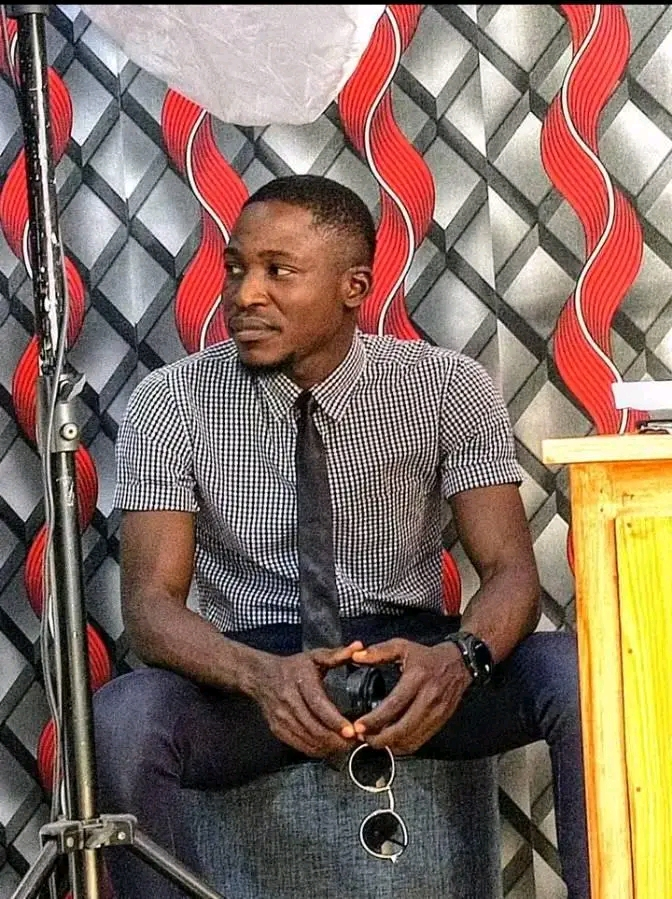
#> input picture assets/images/slider/me1.jpg, 672 x 899 px, found by its file name
$ python svg.py
#> lines starting #> are read from the running program, lines starting #| are printed output that depends on the picture
from PIL import Image, ImageDraw, ImageFont

def create_round_logo(image_path, output_path, text="My Logo", font_size=40, text_position="below", resize_dim=(200, 200)):
    """
    Convert an image to a PNG logo with a round frame and text in white & bold.

    :param image_path: Path to the input image.
    :param output_path: Path to save the final PNG logo.
    :param text: The text to add below or beside the image.
    :param font_size: Font size for the text.
    :param text_position: Position of the text ('beside' or 'below').
    :param resize_dim: Tuple (width, height) to resize the image.
    """
#> called with image_path = 'me1.jpg', output_path = 'logo.png', text = 'DREX', font_size = 40, text_position = 'below', resize_dim = (200, 200)
    try:
        # Open the image and convert to RGBA (to handle transparency)
        img = Image.open(image_path).convert("RGBA")

        # Resize the image to make it smaller
        img = img.resize(resize_dim, Image.LANCZOS)  # Fix for Pillow 10+
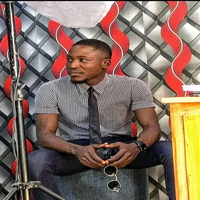
#> img: PIL image 200x200 RGBA; mean R, G, B, A 131, 109.4, 97.1, 255

        # Create a circular mask
        mask = Image.new("L", resize_dim, 0)
#> mask: PIL image 200x200 L; every value is 0
        draw = ImageDraw.Draw(mask)
        draw.ellipse((0, 0, resize_dim[0], resize_dim[1]), fill=255)

        # Apply the circular mask to the image
        round_img = Image.new("RGBA", resize_dim, (0, 0, 0, 0))
#> round_img: PIL image 200x200 RGBA; every value is 0
        round_img.paste(img, (0, 0), mask=mask)
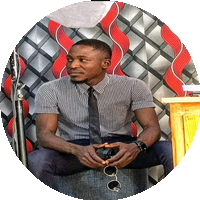
#> round_img: PIL image 200x200 RGBA; mean R, G, B, A 101.4, 83.4, 76.2, 201.8; transparent parts drawn white

        # Set font (Uses default PIL font if Arial isn't available)
        try:
            font = ImageFont.truetype("arialbd.ttf", font_size)  # Bold font
        except IOError:
            font = ImageFont.load_default()

        # Get text size (Updated for Pillow 10+)
        text_bbox = font.getbbox(text)
        text_width, text_height = text_bbox[2], text_bbox[3]  # Width, Height

        if text_position == "beside":
            # Create a new image (width extended for text)
            new_width = resize_dim[0] + text_width + 20  # Extra space for text
            new_height = max(resize_dim[1], text_height)
            final_img = Image.new("RGBA", (new_width, new_height), (0, 0, 0, 0))

            # Paste the round image
            final_img.paste(round_img, (0, (new_height - resize_dim[1]) // 2), mask)

            # Draw text beside the image
            draw = ImageDraw.Draw(final_img)
            text_x = resize_dim[0] + 10  # 10px padding from image
            text_y = (new_height - text_height) // 2  # Center vertically
        else:  # Text below
            # Create a new image (height extended for text)
            new_width = max(resize_dim[0], text_width)
            new_height = resize_dim[1] + text_height + 20  # Extra space for text
            final_img = Image.new("RGBA", (new_width, new_height), (0, 0, 0, 0))
#> final_img: PIL image 200x258 RGBA; every value is 0

            # Paste the round image
            final_img.paste(round_img, ((new_width - resize_dim[0]) // 2, 0), mask)
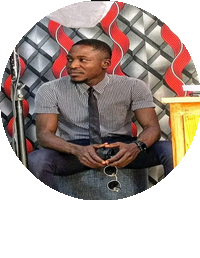
#> final_img: PIL image 200x258 RGBA; mean R, G, B, A 78.6, 64.6, 59, 156.4; transparent parts drawn white

            # Draw text below the image
            draw = ImageDraw.Draw(final_img)
            text_x = (new_width - text_width) // 2  # Center horizontally
            text_y = resize_dim[1] + 10  # 10px padding below image

        # Add white text
        draw.text((text_x, text_y), text, fill="white", font=font)

        # Save as PNG
        final_img.save(output_path, format="PNG")

        print(f"✅ Logo saved successfully as '{output_path}'")

    except Exception as e:
        print(f"❌ Error: {e}")

# Example usage
input_image = "me1.jpg"  # Your input image
output_logo = "logo.png"

create_round_logo(input_image, output_logo, text="DREX", font_size=40, text_position="below", resize_dim=(200, 200))

$ run again, with assets/images/slider/me2.jpg copied over assets/images/slider/me1.jpg
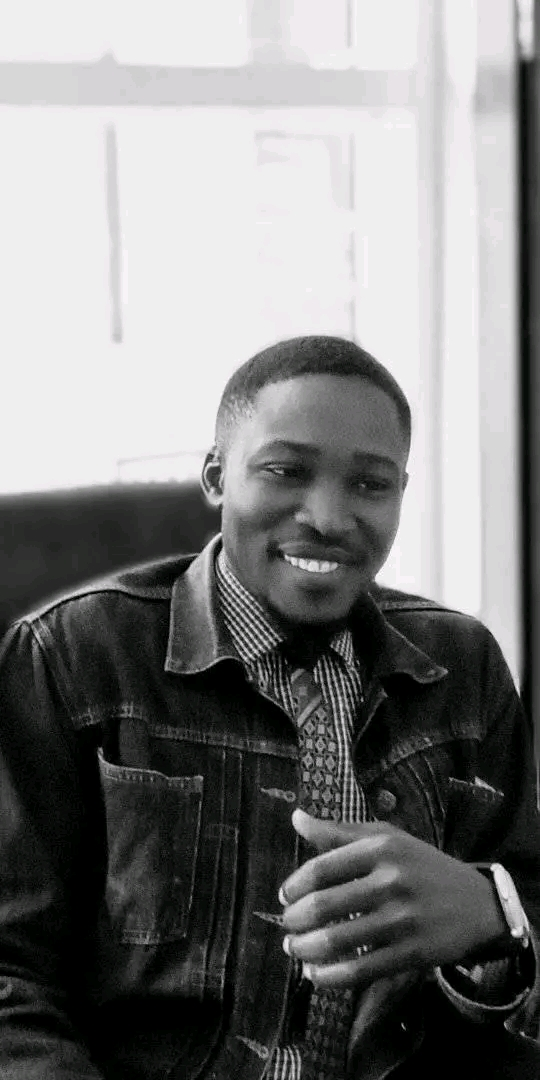
#> input picture assets/images/slider/me2.jpg, 540 x 1080 px, found by its file name
#> mask: PIL image 200x200 L; every value is 0
#> in create_round_logo, `round_img.paste(img, (0, 0), mask=mask)`:
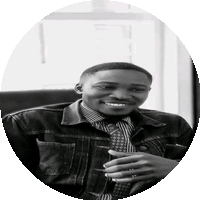
#> round_img: PIL image 200x200 RGBA; mean R, G, B, A 100.3, 100.6, 100.3, 201.8; transparent parts drawn white
#> in create_round_logo, `final_img.paste(round_img, ((new_width - resize_dim[0]) // 2, 0), mask)`:
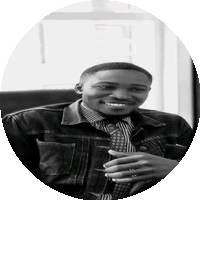
#> final_img: PIL image 200x258 RGBA; mean R, G, B, A 77.8, 78, 77.7, 156.4; transparent parts drawn white

$ run again, with assets/images/slider/me3.jpg copied over assets/images/slider/me1.jpg
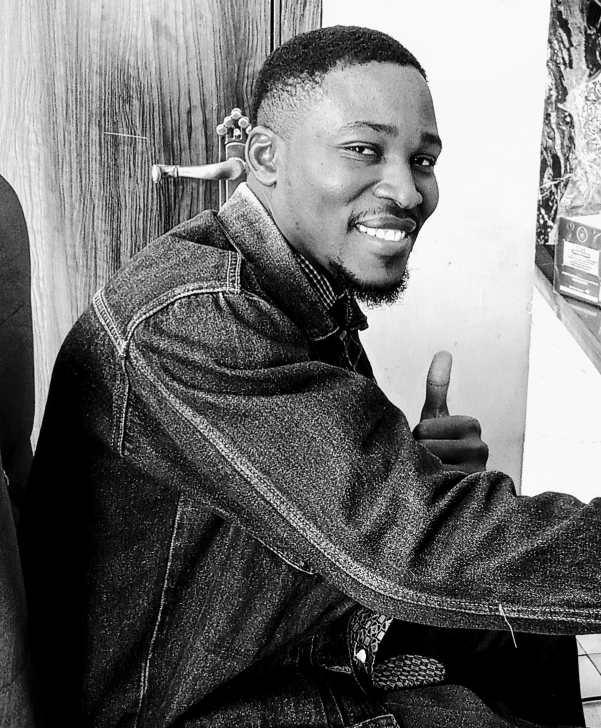
#> input picture assets/images/slider/me3.jpg, 1202 x 1456 px, found by its file name (shown at 1/2 size)
#> mask: PIL image 200x200 L; every value is 0
#> in create_round_logo, `round_img.paste(img, (0, 0), mask=mask)`:
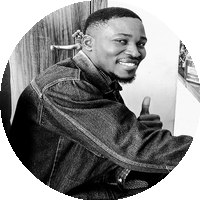
#> round_img: PIL image 200x200 RGBA; mean R, G, B, A 87.2, 87.2, 87.2, 201.8; transparent parts drawn white
#> in create_round_logo, `final_img.paste(round_img, ((new_width - resize_dim[0]) // 2, 0), mask)`:
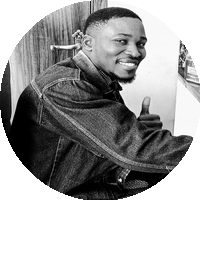
#> final_img: PIL image 200x258 RGBA; mean R, G, B, A 67.6, 67.6, 67.6, 156.4; transparent parts drawn white
